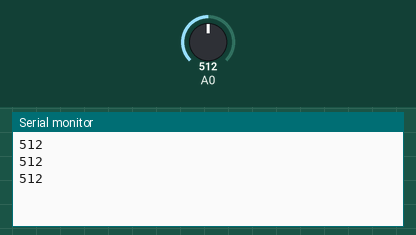
Simulated run of this sketch. Board: Arduino Uno, built with avr-gcc and run on an emulated ATmega328P. Parts: the last lines printed to the serial monitor. The test bench sets the inputs (shaded band); at power-on: A0 = 512.

Above: at 1.3 s.
1.4 s: A0 set to 716
At 1.9 s:
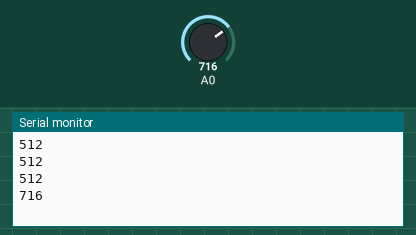
2.9 s: A0 set to 900
At 3.4 s:
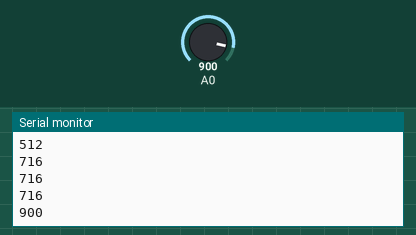
Timing chart, 0 to 5.9 s (numbered marks = the images above; inputs shaded):
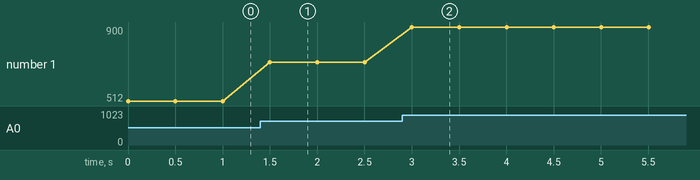

The sketch:

sketch_jun13a.ino
```cpp
void setup() {
  // put your setup code here, to run once:
  Serial.begin(57600);
  //pinMode(13,OUTPUT);
}

void loop() {
  // put your main code here, to run repeatedly:
  int val = analogRead(0);
  Serial.println(val);
  delay(500);
}
```

Measured:
- after the input at 1.4 s, the serial monitor: prints a new line after 0.10 s (image 1)
- after the input at 2.9 s, the serial monitor: prints a new line after 0.10 s (image 2)
- plotted number 1: 512 → 716 after the input at 1.4 s, 716 → 900 after the input at 2.9 s
